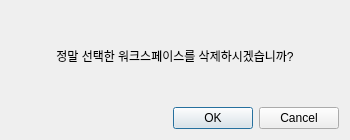
<?xml version="1.0" encoding="UTF-8"?>
<ui version="4.0">
 <class>Dialog</class>
 <widget class="QDialog" name="Dialog">
  <property name="geometry">
   <rect>
    <x>0</x>
    <y>0</y>
    <width>350</width>
    <height>140</height>
   </rect>
  </property>
  <property name="windowTitle">
   <string>General 5ho</string>
  </property>
  <property name="windowIcon">
   <iconset>
    <normaloff>../icon/dron.jpeg</normaloff>../icon/dron.jpeg</iconset>
  </property>
  <layout class="QGridLayout" name="gridLayout">
   <item row="0" column="0">
    <widget class="QLabel" name="label">
     <property name="text">
      <string>정말 선택한 워크스페이스를 삭제하시겠습니까?</string>
     </property>
     <property name="alignment">
      <set>Qt::AlignCenter</set>
     </property>
    </widget>
   </item>
   <item row="1" column="0">
    <widget class="QDialogButtonBox" name="buttonBox">
     <property name="standardButtons">
      <set>QDialogButtonBox::Cancel|QDialogButtonBox::Ok</set>
     </property>
    </widget>
   </item>
  </layout>
 </widget>
 <resources/>
 <connections/>
</ui>
